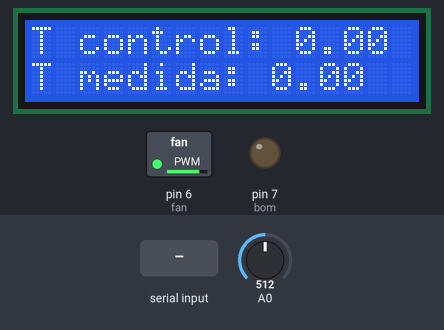
Recording of a sketch running on a simulated Arduino Uno, built with avr-gcc and run on an emulated ATmega328P. On the bench: 16×2 character LCD, switched loads named in the sketch (green lamp = pin HIGH), output pins drawn as LEDs (lit = HIGH). The test bench sets the inputs (shaded band); at power-on: A0 = 512. What the sketch prints to the serial monitor is not drawn.

Above: at 1.2 s.
1.3 s: "90,45\n" received over Serial
At 2.5 s:
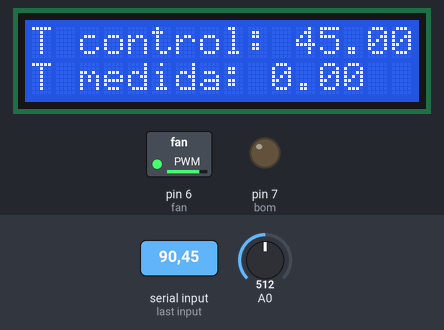
2.9 s: "30,150\n" received over Serial
At 3.6 s:
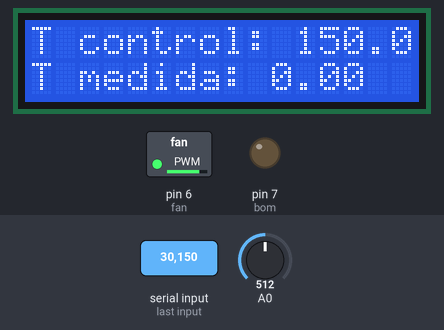
Timing chart, 0 to 5.9 s (numbered marks = the images above; inputs shaded):
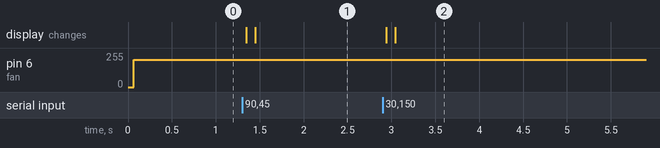

Measured:
- after the input at 1.3 s, the display: first changes after 0.05 s (image 1 shows a later state)
- after the input at 2.9 s, the display: first changes at once (image 2 shows a later state)

The sketch:

lab_8.ino
```cpp
/*
  The circuit:
 * LCD RS pin to digital pin 13
 * LCD Enable pin to digital pin 12
 * LCD D4 pin to digital pin 11
 * LCD D5 pin to digital pin 10
 * LCD D6 pin to digital pin 9
 * LCD D7 pin to digital pin 8
 * LCD R/W pin to ground
 * 10K resistor:
 * ends to +5V and ground
 * wiper to LCD VO pin (pin 3)
 */
// --------------------------- LIBRERIAS ---------------------------
// libreria lcd
#include <LiquidCrystal.h>

// initialize the library with the numbers of the interface pins
LiquidCrystal lcd(13, 12, 11, 10, 9, 8);

// --------------------------- CONEXIONES ---------------------------
const int bom = 7;      // pin que controla el foco
const int fan = 6;      // pin que contola el ventilador - PWM

// --------------------------- VARIALBES ---------------------------
float tc = 0;            // temperatura de control
float ts = 0;            // temperatura medida

float m = 200/1024;      // constante convercion del termistor
float b = 0;             // constante convercion del termistor

int c = 0;               // contador de datos en puerto serial
byte dato = 0;           // lo uso para guardar los datos que llegan
// --------------------------- CONFIGURACION INICIAL ---------------------------
void setup() {
  Serial. begin(9600);      // incializo el puerto serial mandar datos al pc
  // set up the LCD's number of columns and rows:
  lcd.begin(16, 2);
  // Print a message to the LCD.
  lcd.print("      HOLA");

  pinMode(bom,OUTPUT);    // salida
  pinMode(fan,OUTPUT);    // salida
}

// --------------------------- PROGRAMA PRINCIPAL ---------------------------
void loop() {
  ts = analogRead(0);    // leo el termistor
  ts = m*ts + b;         // linealizo el valor del termistor
  Serial.print("temperatura medida: ");
  Serial.println(ts);
  // implemento el control de T pedido
  if(tc - 1 <= ts <= tc + 1){
    digitalWrite(bom,0);
    analogWrite(fan,0);
  }
  if(ts < tc - 1){
    digitalWrite(bom,1);
    analogWrite(fan,0);
  }
  if(tc + 1 < ts < tc + 3){
    digitalWrite(bom,0);
    analogWrite(fan,128);    // 50%
  }
  if(tc + 3 <= ts <= tc + 5){
    digitalWrite(bom,0);
    analogWrite(fan,204);    // 80%
  }
  if(ts > tc + 5){
    digitalWrite(bom,0);
    analogWrite(fan,255);    // 100%
  }
  // muestro valores por el lcd
  lcd.setCursor(0, 0);
  lcd.print("T control: ");
  lcd.print(tc);
  lcd.print("   ");
  lcd.setCursor(0, 1);
  lcd.print("T medida: ");
  lcd.print(ts);
  lcd.print("   ");

  delay(100);
  if (Serial.available() > 3){
    tc = Serial.parseFloat();
  }
}

//void serialEvent(){
//  dato = Serial.read();
//  if (dato == 't'){
//    c++;
//  }
//  else if(c < 0){
//
//  }
//
//}
```
